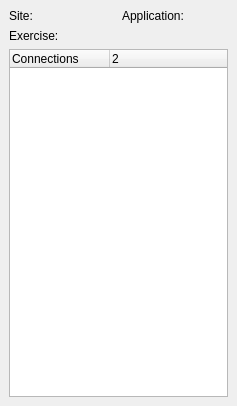
<?xml version="1.0" encoding="UTF-8"?>
<ui version="4.0">
 <class>NetworkBrowserDockWidget</class>
 <widget class="QDockWidget" name="NetworkBrowserDockWidget">
  <property name="geometry">
   <rect>
    <x>0</x>
    <y>0</y>
    <width>237</width>
    <height>406</height>
   </rect>
  </property>
  <property name="allowedAreas">
   <set>Qt::LeftDockWidgetArea|Qt::RightDockWidgetArea</set>
  </property>
  <property name="windowTitle">
   <string>Network Browser</string>
  </property>
  <widget class="QWidget" name="dockWidgetContents">
   <layout class="QVBoxLayout" name="verticalLayout">
    <item>
     <layout class="QGridLayout" name="gridLayout">
      <item row="0" column="0">
       <widget class="QLabel" name="siteLabel">
        <property name="text">
         <string>Site: </string>
        </property>
       </widget>
      </item>
      <item row="0" column="1">
       <widget class="QLabel" name="appLabel">
        <property name="text">
         <string>Application:</string>
        </property>
       </widget>
      </item>
      <item row="1" column="0">
       <widget class="QLabel" name="exerciseLabel">
        <property name="text">
         <string>Exercise:</string>
        </property>
       </widget>
      </item>
     </layout>
    </item>
    <item>
     <widget class="QTreeWidget" name="treeWidget">
      <property name="columnCount">
       <number>2</number>
      </property>
      <column>
       <property name="text">
        <string>Connections</string>
       </property>
      </column>
      <column>
       <property name="text">
        <string/>
       </property>
      </column>
     </widget>
    </item>
   </layout>
  </widget>
 </widget>
 <resources/>
 <connections/>
</ui>
